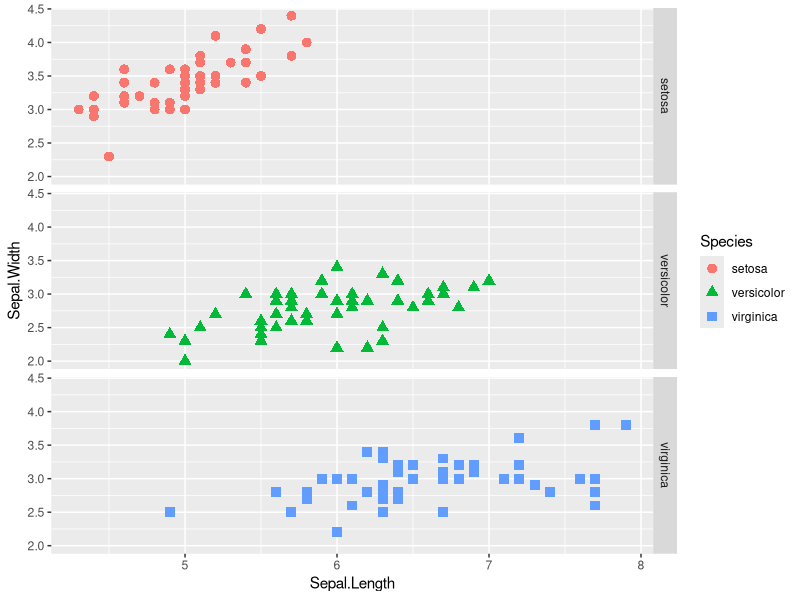
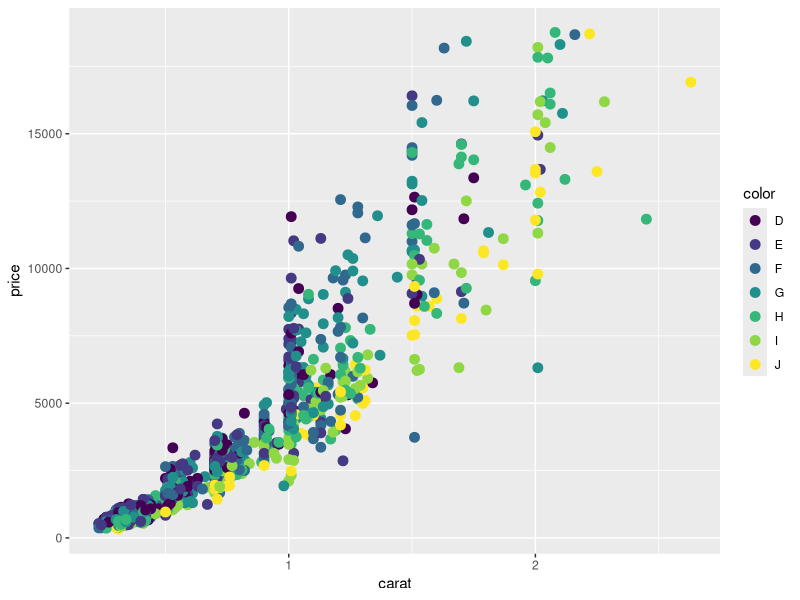
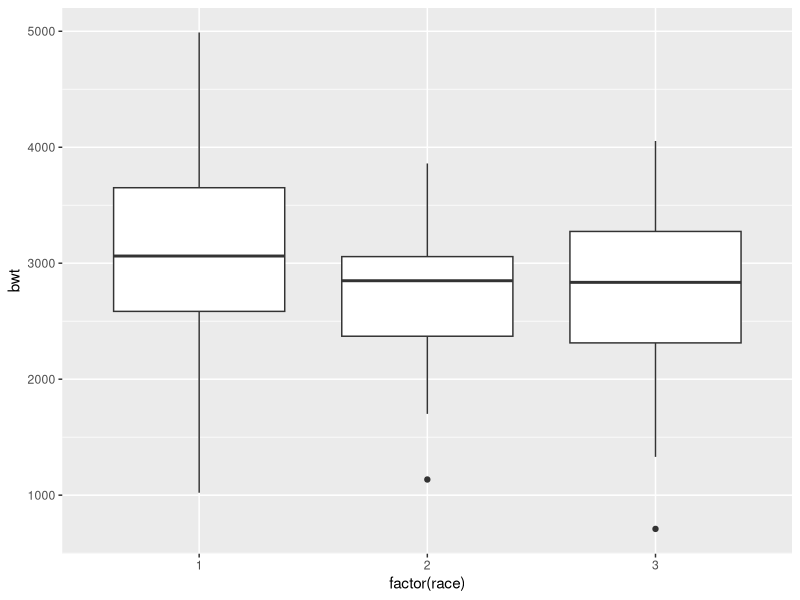

These charts were generated, in order, by the following R code:
# ggplot learning script
# Brian Mannakee
# February 22, 2015



library(ggplot2)
library(plyr)
library(ggthemes)
library(reshape2)
library(MASS)

myplot <- ggplot(data=iris, aes(x=Sepal.Length,y=Sepal.Width,colour=Species)) 
myplot <- myplot + geom_point(aes(shape=Species),size=3) + facet_grid(Species ~ .)
myplot <- myplot + scale_fill_brewer(palette='Set1')
print(myplot)

d2 <- diamonds[sample(1:dim(diamonds)[1],1000),]
plt1 <- ggplot(d2,aes(x=carat,y=price,colour=color))
plt1 <- plt1 + geom_point(size=3) 
print(plt1)

plt2 <- ggplot(birthwt, aes(factor(race),bwt)) + geom_boxplot()
print(plt2)